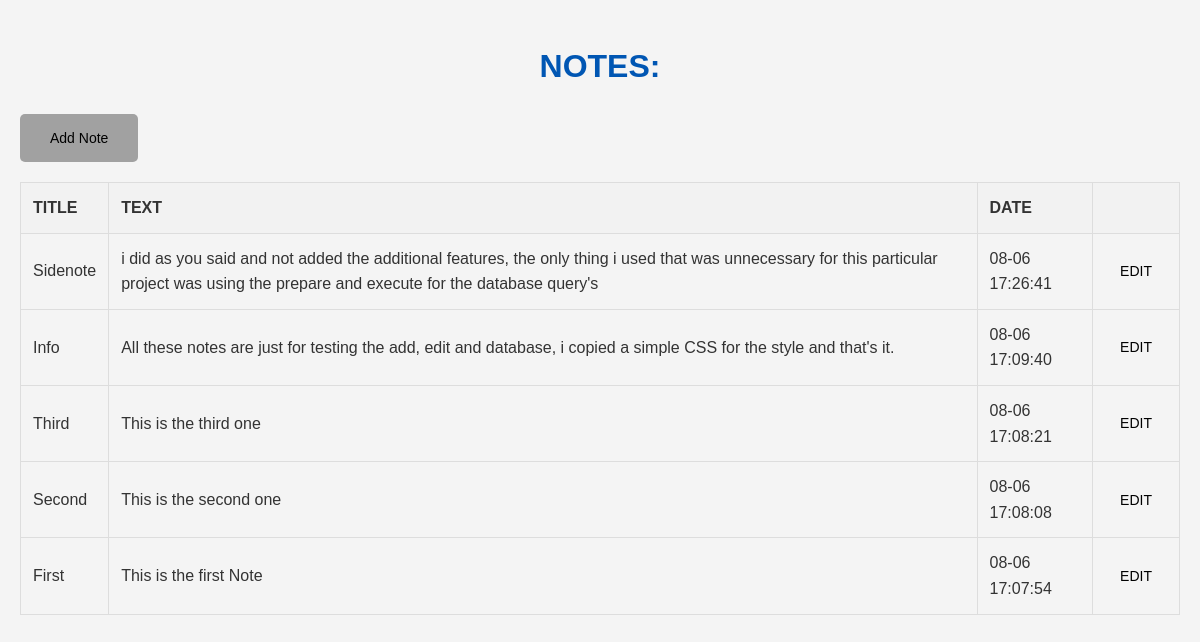
The page / on the database its author committed.
### tables this page shows
CREATE TABLE `notes` (
  `id` int(11) NOT NULL,
  `title` varchar(255) NOT NULL,
  `content` text DEFAULT NULL,
  `create_date` timestamp NOT NULL DEFAULT current_timestamp()
);

### index.php (the view, shortened to what this page needs)
<?php
    require_once("db.php");
    $stmt = $conn->prepare("SELECT * FROM notes ORDER BY create_date DESC");
    $stmt->execute();
    $notes = $stmt->fetchAll(PDO::FETCH_ASSOC);
?>
<!DOCTYPE html>
<html lang="en">
<head>
    <link rel="stylesheet" href="style.css">
</head>
<body>
    <h1>NOTES: </h1>
    <button><a href="add.php">Add Note</a></button>
    <table>
        <thead>
            <tr>
                <th>TITLE</th>
                <th>TEXT</th>
                <th>DATE</th>
                <th></th>
            </tr>
        </thead>
        <tbody>
            <?php foreach ($notes as $note): ?>
                <tr>
                    <td><?php echo htmlspecialchars($note['title']);?></td>
                    <td><?php echo htmlspecialchars($note['content']);?></td>
                    <td><?php echo date('m-d H:i:s', strtotime($note['create_date']));?></td>
                    <td>
                        <a href="edit.php?id=<?php echo $note['id']; ?>">EDIT</a>
                    </td>
                </tr>
            <?php endforeach; ?>
        </tbody>
    </table>
</body>
</html>

### style.css (style rules this page uses)
body { font-family: 'Tahoma', sans-serif; background-color: #f4f4f4; color: #333; line-height: 1.6; margin: 0; padding: 20px; }
h1 { text-align: center; color: #0056b3; }
table { width: 100%; border-collapse: collapse; margin: 20px 0; }
table, th, td { border: 1px solid #ddd; }
th, td { padding: 12px; text-align: left; }
th { background-color: #f2f2f2; }
a { display: inline-block; padding: 8px 15px; border-radius: 5px; text-decoration: none; color: #000000; border: none; cursor: pointer; font-size: 14px; }
button { display: inline-block; padding: 8px 15px; border-radius: 5px; text-decoration: none; background-color: #a1a1a1; border: none; cursor: pointer; font-size: 14px; }

### rows shown on the page
notes: title "Sidenote", content "i did as you said and not added the additional features, the only thing i used that was unnecessary for this particular project was using the prepare and execute for the database query's", create_date "08-06 17:26:41"
notes: title "Info", content "All these notes are just for testing the add, edit and database, i copied a simple CSS for the style and that's it.", create_date "08-06 17:09:40"
notes: title "Third", content "This is the third one", create_date "08-06 17:08:21"
notes: title "Second", content "This is the second one", create_date "08-06 17:08:08"
notes: title "First", content "This is the first Note", create_date "08-06 17:07:54"
